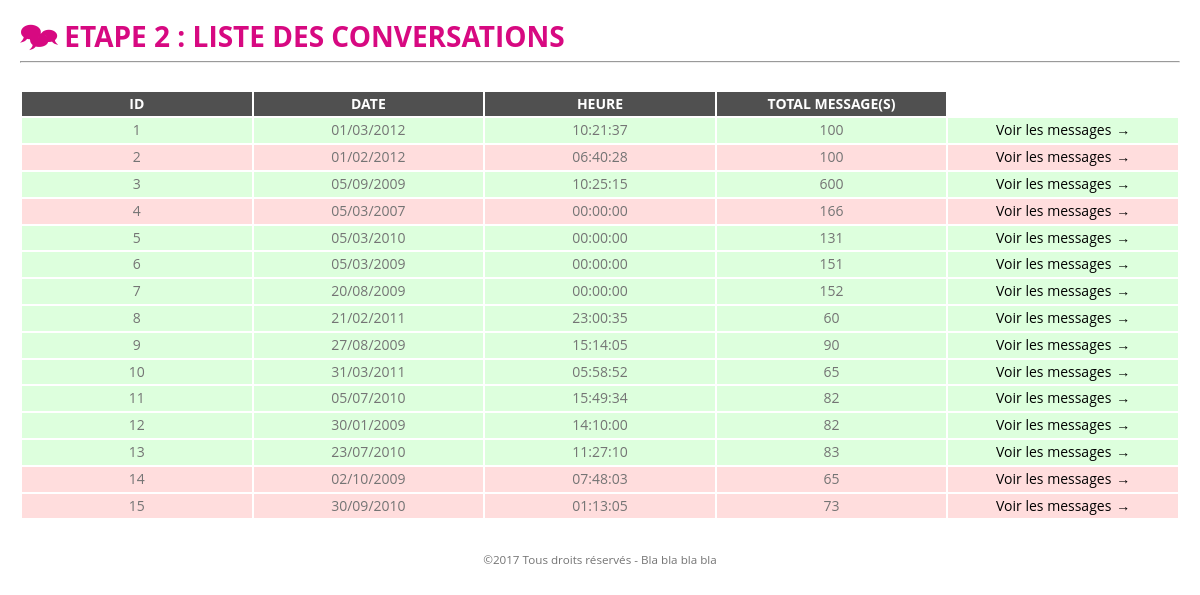
/Etape_2/WithDatas/index.php, run on the app's committed database.
### tables this page shows
CREATE TABLE IF NOT EXISTS `conversation` (
  `c_id` int(11) NOT NULL AUTO_INCREMENT,
  `c_date` datetime NOT NULL,
  `c_termine` tinyint(1) NOT NULL DEFAULT '0',
  PRIMARY KEY (`c_id`)
);

### Etape_2/WithDatas/common.php (called while the page is built, shortened)
<?php
require_once( 'core/FileExplorer.php' );
function loadClasses( $className ) {
    $file = $className . '.php';
    $paths = array();
    if( defined( 'COREPATH' ) )
        $paths[] = COREPATH;
    if( defined( 'APPPATH' ) )
        $paths[] = APPPATH;
}

### Etape_2/WithDatas/core/FileExplorer.php (called while the page is built, shortened)
<?php
class FileExplorer {
    public static function generateDS( $path ) {
        return ( substr( $path, -1 )!=DS ? DS : '' );
    }
    public static function exploreToInclude( $path, $file ) {
        if( file_exists( $path ) && is_dir( $path . static::generateDS( $path ) ) )
            if( ( $resource = opendir( $path ) )!==false ) :
                while( ( $entry = readdir( $resource ) )!==false ) :
                    if( $entry!='.' && $entry!='..' ) :
                        if( is_file( $path . static::generateDS( $path ) . $entry ) ) :
                            if( $entry==$file ) :
                                require_once( $path . static::generateDS( $path ) . $file );
                            endif;
                        elseif( is_dir( $path . static::generateDS( $path ) . $entry . static::generateDS( $entry ) ) ) :
                            static::exploreToInclude( $path . static::generateDS( $path ) . $entry . static::generateDS( $entry ), $file );
                        endif;
                    endif;
                endwhile;
            endif;
    }
}

### Etape_2/WithDatas/core/SPDO.php (called while the page is built)
<?php
class SPDO {
    private static $_instance;
    private $_db;
    private function __construct( $host, $dbname, $login, $pass, $charset, $collate ) {
        try {
            $this->_db = new PDO( 'mysql:host=' . $host . ';dbname=' . $dbname . ';charset=' . $charset, $login, $pass, array( PDO::MYSQL_ATTR_INIT_COMMAND=>'SET NAMES ' . $charset . ' COLLATE ' . $collate, PDO::ATTR_ERRMODE=>PDO::ERRMODE_EXCEPTION ) );
        } catch( PDOException $e ) {
            throw $e;
        }
    }
    public static function getInstance( $host = null, $dbname = null, $login = null, $pass = null, $charset = 'utf8', $collate = 'utf8_general_ci' ) {
        try {
            if( !isset( self::$_instance ) )
                self::$_instance = new SPDO( $host, $dbname, $login, $pass, $charset, $collate );
            return self::$_instance;
        } catch( Exception $e ) {
            throw $e;
        }
    }
    public function getPDO() {
        return $this->_db;
    }
}

### Etape_2/WithDatas/core/CoreManager.php (called while the page is built, shortened)
<?php
abstract class CoreManager {
    protected $_db;
    public function __construct( $instance ) {
        $this->_db = $instance;
    }
    protected function getDb() {
        return $this->_db;
    }
    protected function executeQuery( $query, $options = array() ) {
        try {
            if( count( $options )>0 )
                if( ( $stmt = $this->getDb()->prepare( $query ) )!==false ) :
                    $bind = true;
                    foreach( $options as $key => $value ) :
                        if( ( $bind = $stmt->bindValue( $key, $value['VAL'], ( isset( $value['TYPE'] ) ? $value['TYPE'] : PDO::PARAM_STR ) ) )===false )
                            break;
                    endforeach;
                    if( $bind && ( $out = $stmt->execute() )===true ) :
                        switch( strtoupper( substr( $query, 0, 6 ) ) ) :
                            case 'SELECT':
                                return $stmt->fetchAll( PDO::FETCH_ASSOC );
                                break;
                            case 'INSERT':
                                return $this->getDb()->lastInsertId();
                                break;
                        endswitch;
                        $stmt->closeCursor();
                        return $out;
                    endif;
                endif;
            else
                switch( strtoupper( substr( $query, 0, 6 ) ) ) :
                    case 'SELECT':
                        if( ( $stmt = $this->getDb()->query( $query ) )!==false )
                            return $stmt->fetchAll( PDO::FETCH_ASSOC );
                        break;
                    default:
                        return $this->getDb()->exec( $query );
                endswitch;
            return false;
        } catch( PDOException $e ) {
            throw new CoreException( $e->getMessage() );
        }
    }
}

### Etape_2/WithDatas/core/TypeTest.php (called while the page is built, shortened)
<?php
trait TypeTest {
    public function is_valid_int( $value ) {
        return ctype_digit( strval( $value ) );
    }
}

### Etape_2/WithDatas/app/Forum/Manager/ForumManager.php (called while the page is built, shortened)
<?php
class ForumManager extends CoreManager {
    public function getConversation( $id = NULL ) {
        try {
            $options = array();
            return $this->executeQuery( 'SELECT `c_id` AS "ID", DATE_FORMAT( `c_date`, "%d/%m/%Y" ) AS "Date", DATE_FORMAT( `c_date`, "%H:%i:%s" ) AS "Heure", COUNT( `m_id` ) AS "Total Message(s)", `c_termine` AS "Status" FROM `conversation` JOIN `message` ON `c_id`=`m_conversation_fk`' . ( $this->is_valid_int( $id ) ? ' WHERE `c_id`=:id' : '' ) . ' GROUP BY `c_id` ORDER BY `c_id`', $options );
        } catch( CoreException $e ) {
            throw $e;
        } catch( PDOException $e ) {
            throw new CoreException( $e->getMessage() );
        } catch( Exception $e ) {
            throw new CoreException( $e->getMessage() );
        }
    }
}

### Etape_2/WithDatas/index.php (the view, shortened to what this page needs)
<?php
require_once( 'common.php' );
require_once( 'core/SPDO.php' );
try {
    $forumManager = new ForumManager( SPDO::getInstance( DB_HOST, DB_NAME, DB_LOGIN, DB_PWD )->getPDO() );
    $datas = $forumManager->getConversation();
} catch( ForumException $e ) {
    die( $e );
} catch( Exception $e ) {
    die( $e->getMessage() );
}
?>
<!DOCTYPE html>
<html>
    <head>
    </head>
    <body>
        <header role="banner">
            <h1><?php echo ( defined( 'THREE_SPEECH_BUBBLES' ) ? THREE_SPEECH_BUBBLES . ' ' : '' ); ?>Etape 2 : Liste des conversations</h1>
            <hr />
        </header>
        <section role="main">
            <?php if( isset( $datas ) && is_array( $datas ) && count( $datas )>0 ) : ?>
            <table class="conversations" style="width:100%;">
                <thead>
                    <tr>
                        <?php
                        foreach( $datas[0] as $key=>$value ) :
                            switch( $key ) :
                                case 'Status':
                                    break;
                                default:
                                    echo '<th>' . $key . '</th>';
                                    break;
                            endswitch;
                        ?>
                        <?php endforeach; ?>
                        <th></th>
                    </tr>
                </thead>
                <tbody>
                    <?php foreach( $datas as $conversation ) : ?>
                    <tr<?php echo array_key_exists( 'Status', $conversation ) ? ' class="' . ( $conversation['Status']==1 ? 'closed' : 'opened' ) . '"' : ''; ?>>
                        <?php
                        foreach( $conversation as $key=>$value ) :
                            switch( $key ) :
                                case 'Status':
                                    break;
                                default:
                                    echo '<td>' . $value . '</td>';
                                    break;
                            endswitch;
                        endforeach;
                        ?>
                        <td><?php echo array_key_exists( 'ID', $conversation ) ? '<a class="more" href="conversation.php?conv=' . $conversation['ID'] . '" title="">Voir les messages</a>' : ''; ?></td>
                    </tr>
                    <?php endforeach; ?>
                </tbody>
            </table>
            <?php endif; ?>
        </section>
        <footer role="contentinfo">
            <span>&copy;<?php echo date( 'Y' ); ?> Tous droits réservés<?php echo ( defined( 'AUTHOR_NAME' ) ? ' - ' . AUTHOR_NAME : '' ); ?></span>
        </footer>
    </body>
</html>

### Etape_2/WithDatas/style.css (style rules this page uses)
*,*::before,*::after { -webkit-box-sizing:border-box; -moz-box-sizing:border-box; -ms-box-sizing:border-box; -o-box-sizing:border-box; box-sizing:border-box; -webkit-background-clip:padding-box; -moz-background-clip:padding-box; -ms-background-clip:padding-box; background-clip:padding-box; }
html,body { margin:0;padding:0; }
html { font-size:62.5%; }
body { color:rgb(116,116,116); cursor:default; font-family:'Open Sans', sans-serif; font-size:1.4rem; line-height:1.2; }
a { display:inline-block; position:relative; -webkit-transition-duration:.2s; -moz-transition-duration:.2s; -ms-transition-duration:.2s; transition-duration:.2s; -webkit-transition-timing-function:ease-in-out; -moz-transition-timing-function:ease-in-out; -ms-transition-timing-function:ease-in-out; transition-timing-function:ease-in-out; }
h1,h2,h3,h4,h5,h6 { margin:0; padding:0; text-transform:uppercase; }
h1 { color:rgb(215,9,129); }
header[role="banner"] { clear:both; margin:0; padding:20px;padding:2rem; position:relative; }
section[role="main"] { clear:both; margin:0; padding:0 20px;padding:0 2rem; position:relative; }
footer[role="contentinfo"] { clear:both; font-size:smaller; height:10vh; line-height:10vh; margin:0; padding:0 20px;padding:0 2rem; position:relative; text-align:center; }
table { table-layout:fixed; }
th,td { padding:4px 7px; text-align:center; }
th { background-color:rgb(80,80,80); color:white; text-transform:uppercase; }
table.conversations th:last-child { background-color:inherit; color:inherit; }
.closed td { background-color:#ffdddd; }
.opened td { background-color:#ddffdd; }
td a { color:black; text-decoration:none; }
a.more::after { content:'\2192'; margin-left:5px; }

### data on the page
conversation: c_id "1", value "01/03/2012", value "10:21:37", value "100"
conversation: c_id "2", value "01/02/2012", value "06:40:28", value "100"
conversation: c_id "3", value "05/09/2009", value "10:25:15", value "600"
conversation: c_id "4", value "05/03/2007", value "00:00:00", value "166"
conversation: c_id "5", value "05/03/2010", value "00:00:00", value "131"
conversation: c_id "6", value "05/03/2009", value "00:00:00", value "151"
conversation: c_id "7", value "20/08/2009", value "00:00:00", value "152"
conversation: c_id "8", value "21/02/2011", value "23:00:35", value "60"
conversation: c_id "9", value "27/08/2009", value "15:14:05", value "90"
conversation: c_id "10", value "31/03/2011", value "05:58:52", value "65"
conversation: c_id "11", value "05/07/2010", value "15:49:34", value "82"
conversation: c_id "12", value "30/01/2009", value "14:10:00", value "82"
conversation: c_id "13", value "23/07/2010", value "11:27:10", value "83"
conversation: c_id "14", value "02/10/2009", value "07:48:03", value "65"
conversation: c_id "15", value "30/09/2010", value "01:13:05", value "73"

### other printed values
THREE_SPEECH_BUBBLES "🗫"
$key "ID"
$key "DATE"
$key "HEURE"
$key "TOTAL MESSAGE(S)"
AUTHOR_NAME "Bla bla bla bla"
